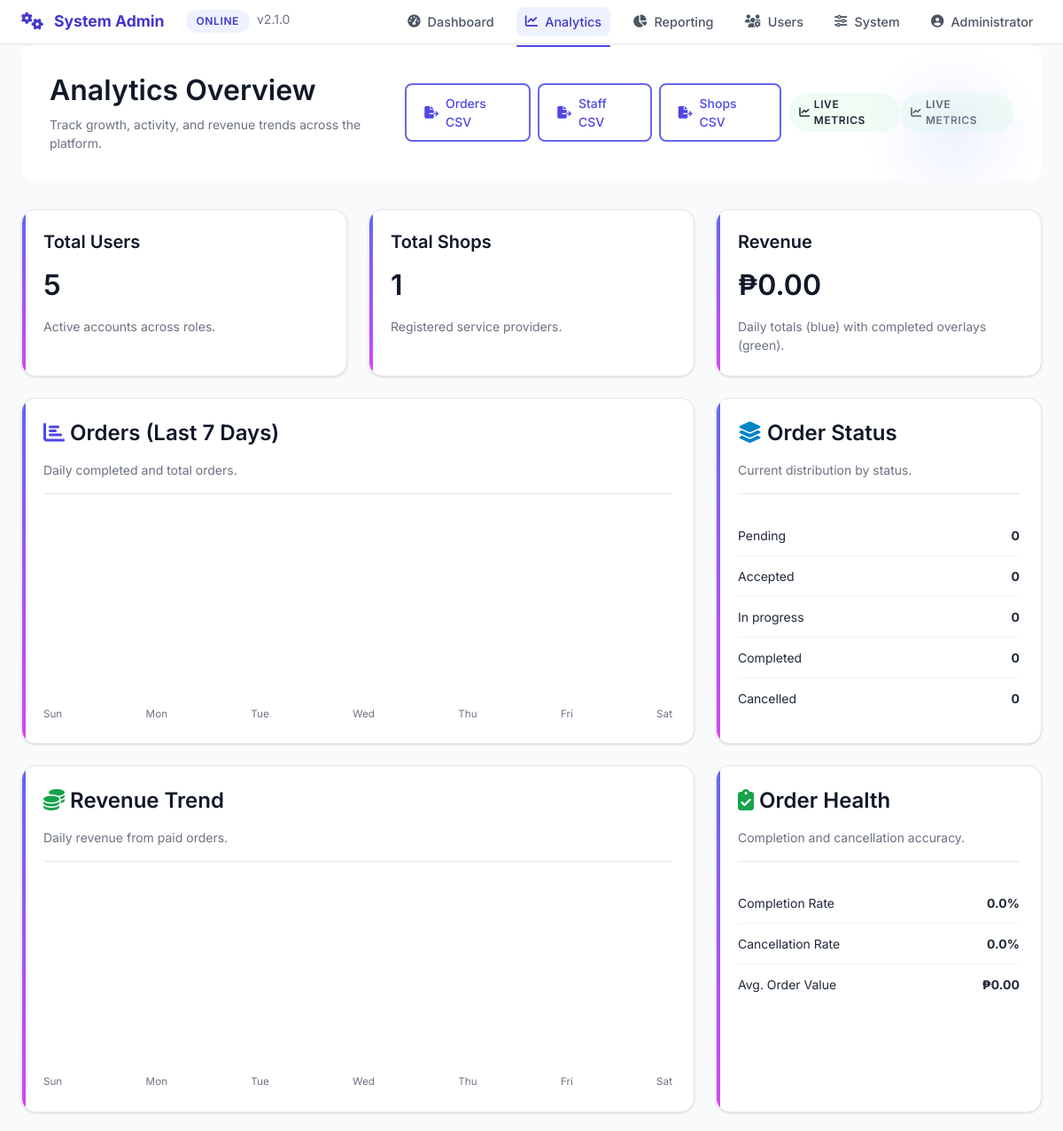
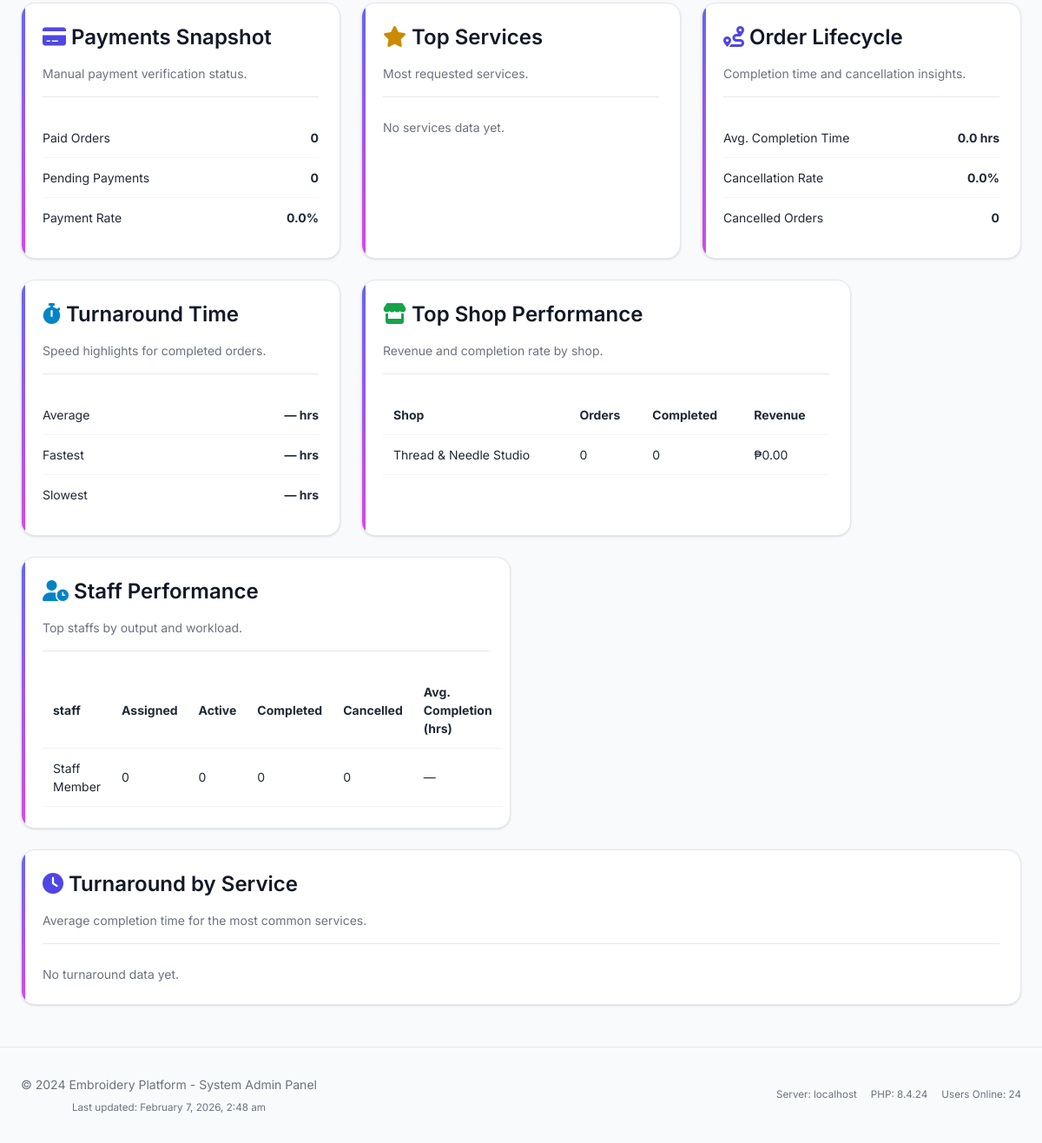
Screenshot of /sys_admin/analytics.php (signed in) with the database file from the repository (2 pictures, top to bottom).
### tables this page shows
CREATE TABLE `shops` (
  `id` int(11) NOT NULL,
  `owner_id` int(11) NOT NULL,
  `shop_name` varchar(200) NOT NULL,
  `shop_description` text DEFAULT NULL,
  `address` text DEFAULT NULL,
  `phone` varchar(20) DEFAULT NULL,
  `email` varchar(100) DEFAULT NULL,
  `business_permit` varchar(100) DEFAULT NULL,
  `permit_file` varchar(255) DEFAULT NULL,
  `logo` varchar(255) DEFAULT NULL,
  `opening_time` time DEFAULT NULL,
  `closing_time` time DEFAULT NULL,
  `operating_days` longtext DEFAULT NULL CHECK (json_valid(`operating_days`)),
  `service_settings` longtext DEFAULT NULL CHECK (json_valid(`service_settings`)),
  `pricing_settings` longtext DEFAULT NULL CHECK (json_valid(`pricing_settings`)),
  `status` enum('pending','active','suspended','rejected') DEFAULT 'pending',
  `rejection_reason` text DEFAULT NULL,
  `rejected_at` timestamp NULL DEFAULT NULL,
  `rating` decimal(3,2) DEFAULT 0.00,
  `rating_count` int(11) DEFAULT 0,
  `total_orders` int(11) DEFAULT 0,
  `total_earnings` decimal(12,2) DEFAULT 0.00,
  `created_at` timestamp NOT NULL DEFAULT current_timestamp(),
  `updated_at` timestamp NOT NULL DEFAULT current_timestamp() ON UPDATE current_timestamp()
);

CREATE TABLE `users` (
  `id` int(11) NOT NULL,
  `fullname` varchar(100) DEFAULT NULL,
  `email` varchar(100) DEFAULT NULL,
  `password` varchar(255) DEFAULT NULL,
  `role` enum('sys_admin','staff','owner','hr','client') DEFAULT 'client',
  `status` enum('pending','active','inactive','rejected') DEFAULT 'active',
  `created_at` timestamp NOT NULL DEFAULT current_timestamp(),
  `email_verified` tinyint(1) DEFAULT 0,
  `phone` varchar(20) DEFAULT NULL,
  `phone_verified` tinyint(1) DEFAULT 0,
  `last_login` datetime DEFAULT NULL
);

### sys_admin/analytics.php (the view, shortened to what the rows shown need)
<?php
require_once '../config/db.php';
$overview = $pdo->query("
    SELECT
        (SELECT COUNT(*) FROM users) as total_users,
        (SELECT COUNT(*) FROM shops) as total_shops,
        (SELECT COUNT(*) FROM orders) as total_orders,
        (SELECT COUNT(*) FROM orders WHERE status = 'completed' AND completed_at IS NOT NULL) as completed_orders,
        (SELECT COUNT(*) FROM orders WHERE status = 'pending') as pending_orders,
        (SELECT COUNT(*) FROM orders WHERE status IN ('accepted', 'in_progress')) as active_orders,
        (SELECT COUNT(*) FROM orders WHERE status = 'cancelled') as cancelled_orders,
        (SELECT COUNT(*) FROM orders WHERE payment_status = 'paid') as paid_orders,
        (SELECT COUNT(*) FROM orders WHERE payment_status = 'pending') as pending_payments,
        (SELECT COALESCE(SUM(price), 0) FROM orders WHERE payment_status = 'paid') as total_revenue,
        (SELECT COALESCE(AVG(price), 0) FROM orders WHERE status = 'completed' AND price IS NOT NULL) as avg_order_value
")->fetch();
$shopPerformance = $pdo->query("
    SELECT
        s.id,
        s.shop_name,
        COUNT(o.id) as total_orders,
        SUM(CASE WHEN o.status = 'completed' THEN 1 ELSE 0 END) as completed_orders,
        SUM(CASE WHEN o.status = 'cancelled' THEN 1 ELSE 0 END) as cancelled_orders,
        COALESCE(SUM(CASE WHEN o.status = 'completed' THEN o.price ELSE 0 END), 0) as revenue,
        AVG(CASE WHEN o.status = 'completed' AND o.completed_at IS NOT NULL THEN TIMESTAMPDIFF(HOUR, o.created_at, o.completed_at) END) as avg_completion_hours
    FROM shops s
    LEFT JOIN orders o ON s.id = o.shop_id
    GROUP BY s.id, s.shop_name
    ORDER BY revenue DESC, completed_orders DESC
    LIMIT 5
")->fetchAll();
$staffProductivity = $pdo->query("
    SELECT
        u.id,
        u.fullname,
        COUNT(o.id) as total_assigned,
        SUM(CASE WHEN o.status = 'completed' THEN 1 ELSE 0 END) as completed_orders,
        SUM(CASE WHEN o.status IN ('accepted', 'in_progress') THEN 1 ELSE 0 END) as active_orders,
        SUM(CASE WHEN o.status = 'cancelled' THEN 1 ELSE 0 END) as cancelled_orders,
        AVG(CASE WHEN o.status = 'completed' AND o.completed_at IS NOT NULL THEN TIMESTAMPDIFF(HOUR, o.created_at, o.completed_at) END) as avg_completion_hours
    FROM users u
    LEFT JOIN orders o ON o.assigned_to = u.id
    WHERE u.role = 'staff'
    GROUP BY u.id, u.fullname
    ORDER BY completed_orders DESC, active_orders DESC
    LIMIT 5
")->fetchAll();
?>
<!DOCTYPE html>
<html lang="en">
<head>
    <link rel="stylesheet" href="../assets/css/style.css">
    <link rel="stylesheet" href="https://cdnjs.cloudflare.com/ajax/libs/font-awesome/6.4.0/css/all.min.css">
</head>
<body>
    <div class="container">
        <div class="dashboard-header fade-in">
            <div class="d-flex justify-between align-center">
                <div>
                    <h2>Analytics Overview</h2>
                </div>
            </div>
        </div>
        <div class="analytics-grid">
            <div class="card analytics-card">
                <h2><?php echo number_format($overview['total_users'] ?? 0); ?></h2>
            </div>
            <div class="card analytics-card">
                <h2><?php echo number_format($overview['total_shops'] ?? 0); ?></h2>
            </div>
            <div class="card analytics-card">
                <h2>₱<?php echo number_format($overview['total_revenue'] ?? 0, 2); ?></h2>
            </div>
            <div class="card half-card">
                <?php if (empty($shopPerformance)): ?>
                    <p class="text-muted">No shop performance data yet.</p>
                <?php else: ?>
                    <table class="analytics-table">
                        <thead>
                            <tr>
                                <th>Shop</th>
                                <th>Orders</th>
                                <th>Completed</th>
                                <th>Revenue</th>
                            </tr>
                        </thead>
                        <tbody>
                            <?php foreach ($shopPerformance as $shop): ?>
                                <tr>
                                    <td><?php echo htmlspecialchars($shop['shop_name']); ?></td>
                                    <td><?php echo number_format($shop['total_orders']); ?></td>
                                    <td><?php echo number_format($shop['completed_orders']); ?></td>
                                    <td>₱<?php echo number_format($shop['revenue'], 2); ?></td>
                                </tr>
                            <?php endforeach; ?>
                        </tbody>
                    </table>
                <?php endif; ?>
            </div>
            <div class="card half-card">
                <?php if (empty($staffProductivity)): ?>
                    <p class="text-muted">No staff productivity data yet.</p>
                <?php else: ?>
                    <table class="analytics-table">
                        <thead>
                            <tr>
                                <th>staff</th>
                                <th>Assigned</th>
                                <th>Active</th>
                                <th>Completed</th>
                                <th>Cancelled</th>
                                <th>Avg. Completion (hrs)</th>
                            </tr>
                        </thead>
                        <tbody>
                            <?php foreach ($staffProductivity as $staff): ?>
                                <tr>
                                    <td><?php echo htmlspecialchars($staff['fullname']); ?></td>
                                    <td><?php echo number_format($staff['total_assigned']); ?></td>
                                    <td><?php echo number_format($staff['active_orders']); ?></td>
                                    <td><?php echo number_format($staff['completed_orders']); ?></td>
                                    <td><?php echo number_format($staff['cancelled_orders']); ?></td>
                                    <td><?php echo $staff['avg_completion_hours'] !== null ? number_format($staff['avg_completion_hours'], 1) : '—'; ?></td>
                                </tr>
                            <?php endforeach; ?>
                        </tbody>
                    </table>
                <?php endif; ?>
            </div>
        </div>
    </div>
</body>
</html>

### rows the page displays
shops: shop_name "Thread & Needle Studio", total_orders "0", completed_orders "0", revenue "0.00"
users: fullname "Staff Member", total_assigned "0", active_orders "0", completed_orders "0", cancelled_orders "0"

### other values shown
$item['label'] "Dashboard"
$item['label'] "Analytics"
$item['label'] "Reporting"
$userName "Administrator"
$overview['total_users'] "5"
$overview['total_shops'] "1"
$overview['total_revenue'] "0.00"
date('D', strtotime($day)) "Sun"
date('D', strtotime($day)) "Mon"
date('D', strtotime($day)) "Tue"
date('D', strtotime($day)) "Wed"
date('D', strtotime($day)) "Thu"
date('D', strtotime($day)) "Fri"
date('D', strtotime($day)) "Sat"
str_replace('_', ' ', $status) "Pending"
